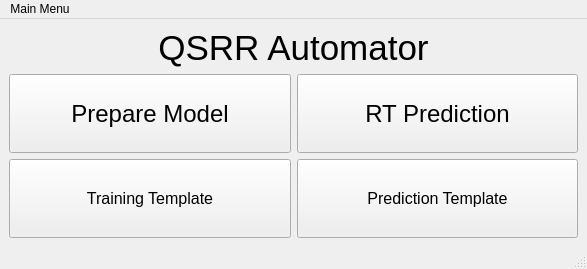
<?xml version="1.0" encoding="UTF-8"?>
<ui version="4.0">
 <class>MainWindow</class>
 <widget class="QMainWindow" name="MainWindow">
  <property name="geometry">
   <rect>
    <x>0</x>
    <y>0</y>
    <width>587</width>
    <height>269</height>
   </rect>
  </property>
  <property name="windowTitle">
   <string>MainWindow</string>
  </property>
  <widget class="QWidget" name="centralwidget">
   <layout class="QGridLayout" name="gridLayout">
    <item row="0" column="0" colspan="2">
     <widget class="QLabel" name="label">
      <property name="font">
       <font>
        <pointsize>26</pointsize>
       </font>
      </property>
      <property name="text">
       <string>QSRR Automator</string>
      </property>
      <property name="alignment">
       <set>Qt::AlignCenter</set>
      </property>
     </widget>
    </item>
    <item row="1" column="0">
     <widget class="QPushButton" name="model_builder">
      <property name="sizePolicy">
       <sizepolicy hsizetype="Expanding" vsizetype="Expanding">
        <horstretch>0</horstretch>
        <verstretch>0</verstretch>
       </sizepolicy>
      </property>
      <property name="font">
       <font>
        <pointsize>18</pointsize>
       </font>
      </property>
      <property name="text">
       <string>Prepare Model</string>
      </property>
     </widget>
    </item>
    <item row="1" column="1">
     <widget class="QPushButton" name="RT_prediction_button">
      <property name="sizePolicy">
       <sizepolicy hsizetype="Expanding" vsizetype="Expanding">
        <horstretch>0</horstretch>
        <verstretch>0</verstretch>
       </sizepolicy>
      </property>
      <property name="font">
       <font>
        <pointsize>18</pointsize>
       </font>
      </property>
      <property name="text">
       <string>RT Prediction</string>
      </property>
      <property name="iconSize">
       <size>
        <width>16</width>
        <height>16</height>
       </size>
      </property>
     </widget>
    </item>
    <item row="2" column="0">
     <widget class="QPushButton" name="training_template_creator">
      <property name="sizePolicy">
       <sizepolicy hsizetype="MinimumExpanding" vsizetype="MinimumExpanding">
        <horstretch>0</horstretch>
        <verstretch>0</verstretch>
       </sizepolicy>
      </property>
      <property name="font">
       <font>
        <pointsize>12</pointsize>
       </font>
      </property>
      <property name="text">
       <string>Training Template</string>
      </property>
     </widget>
    </item>
    <item row="2" column="1">
     <widget class="QPushButton" name="prediction_template_creator">
      <property name="sizePolicy">
       <sizepolicy hsizetype="MinimumExpanding" vsizetype="MinimumExpanding">
        <horstretch>0</horstretch>
        <verstretch>0</verstretch>
       </sizepolicy>
      </property>
      <property name="font">
       <font>
        <pointsize>12</pointsize>
       </font>
      </property>
      <property name="text">
       <string>Prediction Template</string>
      </property>
     </widget>
    </item>
   </layout>
  </widget>
  <widget class="QMenuBar" name="menubar">
   <property name="geometry">
    <rect>
     <x>0</x>
     <y>0</y>
     <width>587</width>
     <height>21</height>
    </rect>
   </property>
   <widget class="QMenu" name="menuMain_Menu">
    <property name="title">
     <string>Main Menu</string>
    </property>
    <addaction name="actionChoose_Output_Folder"/>
    <addaction name="separator"/>
    <addaction name="actionSettings"/>
    <addaction name="separator"/>
    <addaction name="actionExit"/>
   </widget>
   <addaction name="menuMain_Menu"/>
  </widget>
  <widget class="QStatusBar" name="statusbar"/>
  <action name="actionSettings">
   <property name="text">
    <string>Settings</string>
   </property>
  </action>
  <action name="actionExit">
   <property name="text">
    <string>Exit</string>
   </property>
  </action>
  <action name="actionChoose_Output_Folder">
   <property name="text">
    <string>Choose Output Folder</string>
   </property>
  </action>
 </widget>
 <resources/>
 <connections/>
</ui>
